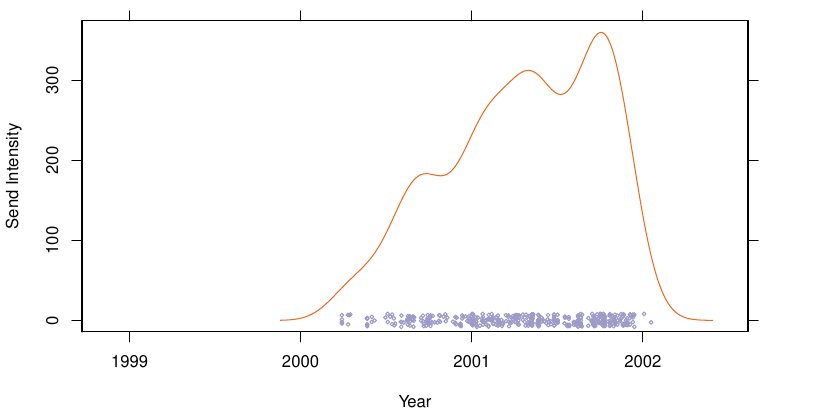

Write R code to recreate this figure.
# figures/kernel-intensity.R
# --------------------------

set.seed(0, "Mersenne-Twister")

source("code/employee.R")
source("code/message.R")

emp <- GetEmployees()
msg <- GetMessages()

pdffile <- "figures/kernel-intensity.pdf"
pdfout <- TRUE

# 'Oranges' scheme from ColorBrewer2, last 3 colors from 4-color scheme
colorRGB <- colorRamp(c(rgb(253, 190, 133, max = 255),
                        rgb(253, 141, 60, max = 255),
                        rgb(217, 71, 1, max = 255)),
                      space = "Lab", bias = 1)
color <- function(q) rgb(colorRGB(q), max = 255)

# purple
color.points <- rgb(158, 154, 200, max = 255)


if (pdfout) {
    width.fig <- 8.3
    height.fig <- width.fig / 2
    pdf(pdffile, width = width.fig, height = height.fig)
}

par(las = 1)
par(mar = c(4, 4, 1, 4) + 0.1)

nmsg <- rep(NA, length(emp$eid))
for (i in seq_along(emp$eid)) {
    eid <- emp$eid[i]
    nmsg[i] <- sum(msg$from == eid)
}

q <- rank(nmsg)/(1 + length(nmsg))


eid <- emp$eid[1]
msg.e <- subset(msg, from == eid, time.secs, drop = TRUE)

if (length(msg.e) > 1) {
    d <- density(msg.e)
    x <- as.POSIXct(d$x, origin = attr(msg, "time.origin"))
    y <- 60 * 60 * 24 * 365 * d$n * d$y
    
    xlim = range(msg$time)
    ylim = range(y)
    
    plot(xlim, ylim, t = "n",
         xlab = "Year",
         ylab = "Send Intensity", axes = FALSE)
    axis(1, labels = c("1999", "2000", "2001", "2002"),
         at = as.POSIXct(c("1999-01-01", "2000-01-01", "2001-01-01",
                           "2002-01-01")))
    axis(3, labels = FALSE,
         at = as.POSIXct(c("1999-01-01", "2000-01-01", "2001-01-01",
                           "2002-01-01")))
    axis(2, labels = TRUE,
         at = c(0, 100, 200, 300))
    axis(4, labels = FALSE,
         at = c(0, 100, 200, 300))
    box()

    lines(x, y, col = color(q[i]))
    points(as.POSIXct(msg.e, origin = attr(msg, "time.origin")),
          jitter(rep(0, length(msg.e)), d$n),
          col = color.points, cex = 0.5)
} else {
    stop("employee must have at least 2 messages")
}

if (pdfout) dev.off()
